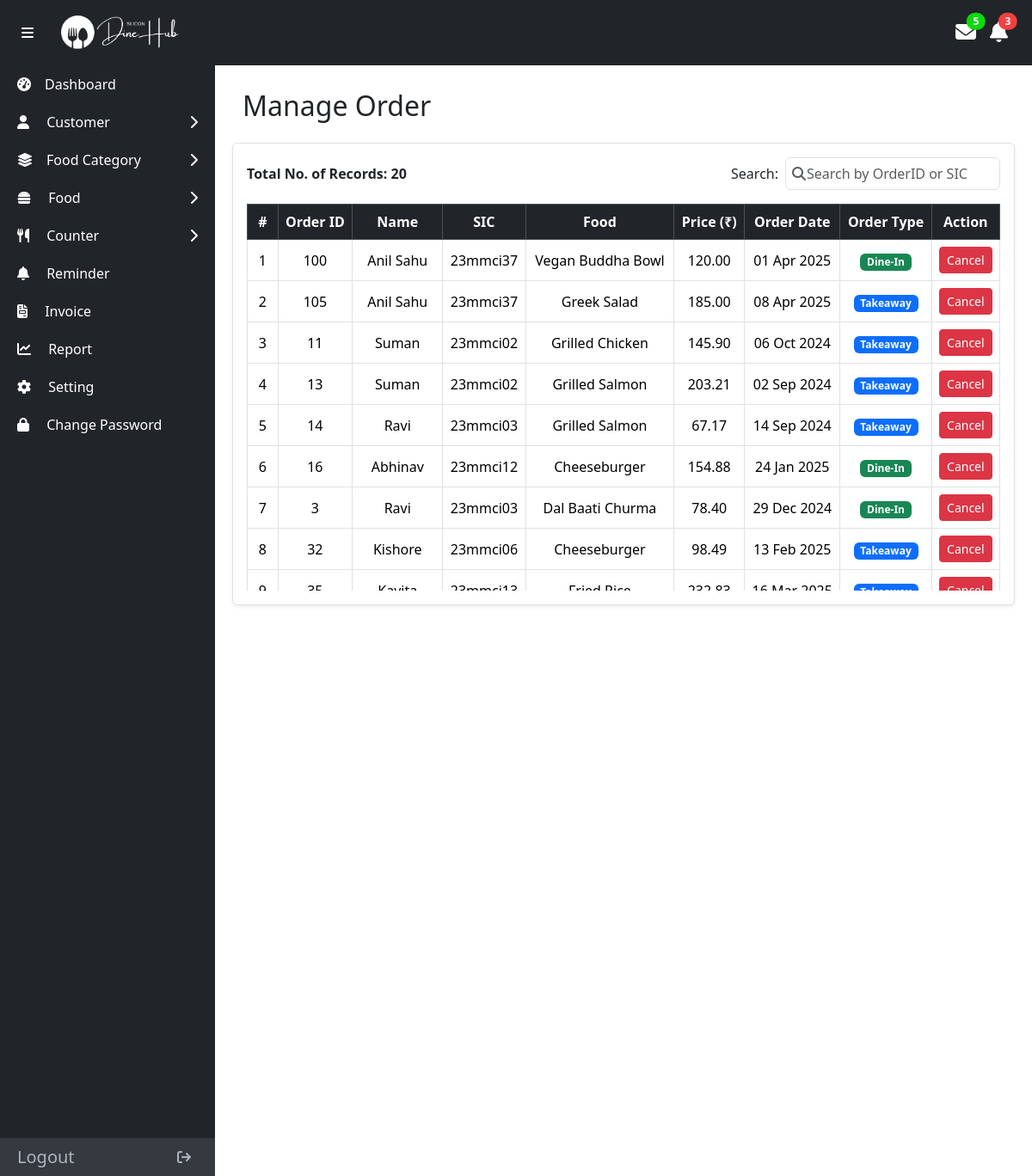
The page /admin/AdminManageOrders.php (signed in) on the database as committed earlier.
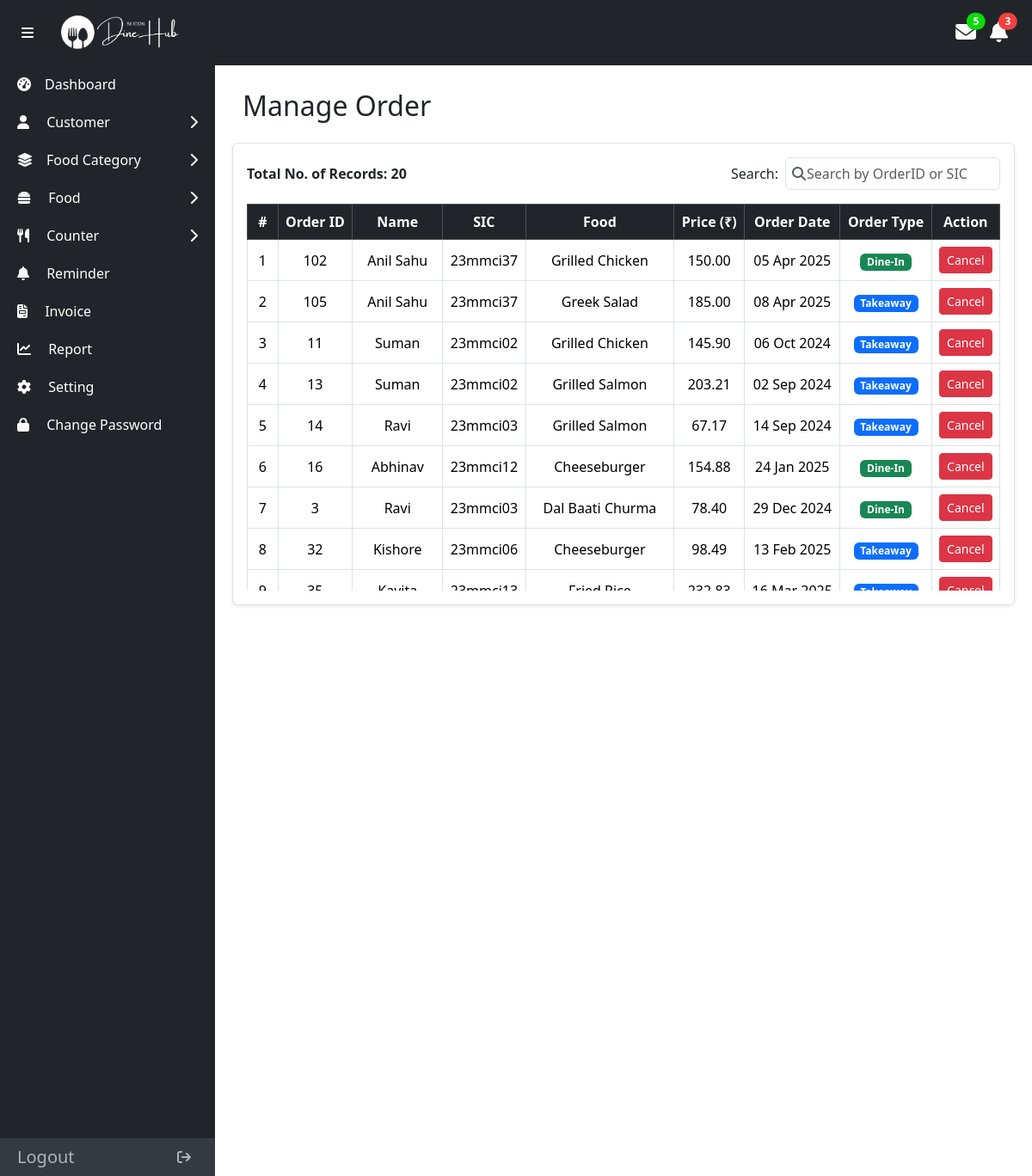
The same page on the database as committed later.
### tables this page shows
CREATE TABLE `order_table` (
  `id` int(11) NOT NULL,
  `orderID` varchar(11) NOT NULL,
  `studentID` int(11) DEFAULT NULL,
  `foodID` int(11) DEFAULT NULL,
  `quantity` varchar(255) NOT NULL,
  `orderType` varchar(255) NOT NULL,
  `price` varchar(255) NOT NULL,
  `createdAt` date NOT NULL,
  `updatedAt` date NOT NULL,
  `status` varchar(15) NOT NULL
);

CREATE TABLE `student` (
  `studentID` int(11) NOT NULL,
  `sic` varchar(255) NOT NULL,
  `seID` int(11) DEFAULT NULL,
  `name` varchar(255) NOT NULL,
  `dob` date NOT NULL,
  `password` varchar(128) NOT NULL,
  `isActive` varchar(5) NOT NULL
);

CREATE TABLE `food` (
  `foodID` int(11) NOT NULL,
  `foodCategoryID` int(11) DEFAULT NULL,
  `name` varchar(255) NOT NULL,
  `image` varchar(255) NOT NULL,
  `description` varchar(255) NOT NULL,
  `price` double(10,2) NOT NULL,
  `type` varchar(255) NOT NULL,
  `isAvailable` varchar(5) NOT NULL
);

### dbFunctions/orderHistorydb.php (called while the page is built, shortened)
<?php
function totalNoPendingOrder() {
    $conn = null;
    $stmt = null;
    try {
        $conn = dbConnection();
        $stmt = $conn->prepare("SELECT COUNT(*) AS totalOrder FROM order_table WHERE status = 'pending'");
        $stmt->execute();
        $result = $stmt->get_result();
        if ($result && $result->num_rows > 0) {
            $row = $result->fetch_assoc();
            return $row['totalOrder'];
        } else {
            return 0;
        }
    } catch (Exception $e) {
        error_log("Error in totalOrder: " . $e->getMessage());
        return 0;
    } finally {
        if (isset($stmt)) {
            $stmt->close();
        }
        if (isset($conn)) {
            $conn->close();
        }
    }
}
function getAllPendingOrders() {
    $conn = null;
    $stmt = null;
    try {
        $conn = dbConnection();
        $stmt = $conn->prepare("SELECT * FROM order_table WHERE status IN ('pending') ORDER BY orderID");
        $stmt->execute();
        $res = $stmt->get_result();
        if($res->num_rows>0){
            return $res;
        }else{
            return "error";
        }
    } catch (Exception $e) {
        error_log($e->getMessage());
        return "error: " . $e->getMessage();
    } finally{
        $stmt->close();
        $conn->close();
    }
}
?>

### dbFunctions/studentdb.php (called while the page is built, shortened)
<?php
function getStudentNameByStudentID($studentID){
    try{
        $studentID = trim($studentID);
        $conn = dbConnection();
        $stmt = $conn->prepare("SELECT name FROM student WHERE studentID = ?");
        $stmt->bind_param("s",$studentID);
        $stmt->execute();
        $result = $stmt->get_result();
        if ($result->num_rows > 0) {
            $row = $result->fetch_assoc();
            return $row['name'];
        }else{
            return "error";
        }
    } catch (Exception $e) {
        return $e->getMessage();
    }
}
function getStudentSicByStudentID($studentID){
    try{
        $studentID = trim($studentID);
        $conn = dbConnection();
        $stmt = $conn->prepare("SELECT sic FROM student WHERE studentID = ?");
        $stmt->bind_param("s",$studentID);
        $stmt->execute();
        $result = $stmt->get_result();
        if ($result->num_rows > 0) {
            $row = $result->fetch_assoc();
            return $row['sic'];
        }else{
            return "error";
        }
    } catch (Exception $e) {
        return $e->getMessage();
    }
}
?>

### dbFunctions/fooddb.php (called while the page is built, shortened)
<?php
function getFoodNameByFoodId($foodID){
    try{
        $foodID = trim($foodID);
        $conn = dbConnection();
        $stmt = $conn->prepare("SELECT name FROM food WHERE foodID = ?");
        $stmt->bind_param("s",$foodID);
        $stmt->execute();
        $result = $stmt->get_result();
        if ($result->num_rows > 0) {
            $row = $result->fetch_assoc();
            return $row['name'];
        }else{
            return "error";
        }
    } catch (Exception $e) {
        return $e->getMessage();
    }
}
?>

### admin/AdminManageOrders.php (the view, shortened to what this page needs)
<?php
include_once "adminNavbar.php";
require_once "../dbFunctions/studentdb.php";
require_once "../dbFunctions/fooddb.php";
require_once "../dbFunctions/orderHistorydb.php";
?>
<section class="content w-100">
    <div class="container-fluid mt-4">
        <div class="row">
            <div class="col-12 mb-3 d-flex justify-content-between align-items-center">
                <h2 class="">Manage Order</h2>
            </div>
            <div class="col-12 bg-white border shadow-sm rounded p-3">
                <div class="row align-items-center mb-3">
                    <div class="col-md-6 fw-semibold">
                        Total No. of Records: <?= totalNoPendingOrder(); ?>
                    </div>
                    <div class="col-md-6 d-flex justify-content-md-end align-items-center">
                        <label for="searchInput" class="me-2 fw-medium mb-0">Search:</label>
                        <div class="position-relative" style="width: 250px;">
                            <i class="fas fa-search position-absolute top-50 start-0 translate-middle-y ms-2 text-muted"></i>
                            <input type="text"
                                   id="searchInput"
                                   class="form-control ps-4"
                                   placeholder="Search by OrderID or SIC">
                        </div>
                    </div>
                </div>
                <div class="table-responsive" style="max-height: 450px; overflow-y: auto;">
                    <table class="table table-bordered table-hover text-center align-middle" id="myTable">
                        <thead class="table-dark text-white sticky-top">
                            <tr>
                                <th>#</th>
                                <th>Order ID</th>
                                <th>Name</th>
                                <th>SIC</th>
                                <th>Food</th>
                                <th>Price (₹)</th>
                                <th>Order Date</th>
                                <th>Order Type</th>
                                <th>Action</th>
                            </tr>
                        </thead>
                        <tbody id="tableBody">
                            <?php
                                $result = getAllPendingOrders();
                                $sl = 1;
                                while($order = $result->fetch_assoc()){
                            ?>
                                <tr>
                                    <td><?= $sl++ ?></td>
                                    <td><?= $order['orderID']?></td>
                                    <td><?= getStudentNameByStudentID($order['studentID'])?></td>
                                    <td><?= getStudentSicByStudentID($order['studentID'])?></td>
                                    <td><?= getFoodNameByFoodId($order['foodID'])?></td>
                                    <td><?= number_format($order['price'], 2)?></td>
                                    <td><?= date('d M Y', strtotime($order['createdAt'])) ?></td>
                                    <td>
                                        <span class="badge bg-<?= strtolower($order['orderType']) === 'dine-in' ? 'success' : 'primary' ?>">
                                            <?= $order['orderType'] ?>
                                        </span>
                                    </td>
                                    <td>
                                        <a href="../dbFunctions/cancelOrder.php?orderID=<?= $order['orderID']?>&status=cancel" class="btn btn-sm btn-danger">Cancel</a>
                                    </td>
                                </tr>
                            <?php } ?>
                        </tbody>
                    </table>
                </div>
            </div>
        </div>
    </div>
</section>
<?php include_once "adminFooter.php"; ?>

### admin/adminNavbar.php (shortened to what this page needs)
<!DOCTYPE html>
<html lang="en">
<head>
  <link href="./../assets/bootstrap/bootstrap.min.css" rel="stylesheet" />
  <link rel="stylesheet" href="./../assets/fontawesome/all.css">
  <link href="./../assets/css/AdminCss/style.css" rel="stylesheet" />
  <link href="./../assets/css/AdminCss/foodManage.css" rel="stylesheet" />
  <link href="./../assets/toastr/toastr.min.css" rel="stylesheet">
</head>
<body>
    <nav class="navbar navbar-expand-lg navbar-dark bg-dark">
        <div class="container-fluid">
        <button class="btn btn-dark" id="sidebarToggler">
            <i class="fa-solid fa-bars"></i>
        </button>
        <a class="navbar-brand ps-3" href="./index.php">
            <img src="./../assets/images/logo.png" alt="logo" />
        </a>
        <div class="d-flex justify-content-center align-items-center ms-auto">
            <div class="me-3 position-relative">
            <a href="#" class="text-decoration-none">
                <i class="fa-solid fa-envelope" style="font-size: 1.5rem; color: white"></i>
                <span class="position-absolute me-2 top-0 start-100 translate-middle badge rounded-pill"
                id="notification" style="background-color: rgb(11, 218, 11)">5</span>
            </a>
            </div>
            <div class="me-3 position-relative">
            <a href="#" class="text-decoration-none">
                <i class="fa-solid fa-bell" style="font-size: 1.5rem; color: white"></i>
                <span class="position-absolute me-2 top-0 start-100 translate-middle badge rounded-pill"
                id="notification" style="background-color: rgb(243, 64, 64)">3</span>
            </a>
            </div>
        </div>
        </div>
    </nav>
    <aside class="sidebar bg-dark text-white d-flex flex-column justify-content-between position-fixed top-0 start-0 min-vh-100">
        <div>
            <div>
                <a href="./index.php" class="mt-3 text-white text-decoration-none d-flex align-items-center justify-content-between">
                    <div><i class="fas fa-tachometer-alt me-3"></i>Dashboard</div>
                </a>
            </div>
            <div>
                <a href="#customer" class="dropdown-toggle text-white text-decoration-none d-flex align-items-center justify-content-between" data-bs-toggle="collapse">
                    <div><i class="fa-solid fa-user me-3"></i> Customer</div>
                    <i class="fa-solid fa-chevron-right toggle-icon"></i>
                </a>
            </div>
            <div>
                <a href="#foodCategory" class="dropdown-toggle text-white text-decoration-none d-flex align-items-center justify-content-between" data-bs-toggle="collapse">
                    <div><i class="fa-solid fa-layer-group me-3"></i>Food Category</div>
                    <i class="fa-solid fa-chevron-right toggle-icon"></i>
                </a>
            </div>
            <div>
                <a href="#food" class="dropdown-toggle text-white text-decoration-none d-flex align-items-center justify-content-between" data-bs-toggle="collapse">
                    <div><i class="fa-solid fa-burger me-3"></i> Food</div>
                    <i class="fa-solid fa-chevron-right toggle-icon"></i>
                </a>
            </div>
            <div>
                <a href="#counter" class="dropdown-toggle text-white text-decoration-none d-flex align-items-center justify-content-between" data-bs-toggle="collapse">
                    <div><i class="fa-solid fa-utensils me-3"></i> Counter</div>
                    <i class="fa-solid fa-chevron-right toggle-icon"></i>
                </a>
            </div>
            <div>
                <a href="#dashboard" class="text-white text-decoration-none d-flex align-items-center justify-content-between">
                    <div><i class="fa-solid fa-bell me-3"></i> Reminder</div>
                </a>
            </div>
            <div>
                <a href="#dashboard" class="text-white text-decoration-none d-flex align-items-center justify-content-between">
                    <div><i class="fas fa-file-invoice me-3"></i> Invoice</div>
                </a>
            </div>
            <div>
                <a href="#dashboard" class="text-white text-decoration-none d-flex align-items-center justify-content-between">
                    <div><i class="fas fa-chart-line me-3"></i> Report</div>
                </a>
            </div>
            <div>
                <a href="#dashboard" class="text-white text-decoration-none d-flex align-items-center justify-content-between">
                    <div><i class="fa-solid fa-gear me-3"></i> Setting</div>
                </a>
            </div>
            <div>
                <a href="./changeAdminPassword.php" class="text-white text-decoration-none d-flex align-items-center justify-content-between">
                    <div><i class="fas fa-lock me-3"></i> Change Password</div>
                </a>
            </div>
        </div>
        <div class="sidebar-footer">
            <a href="#" id="logoutBtn" class="text-decoration-none d-flex align-items-center justify-content-between w-100" style="color: #adb5bd;">
                <h5 class="my-0">Logout</h5>
                <div><i class="fa-solid fa-arrow-right-from-bracket mx-2"></i></div>
            </a>
        </div>
    </aside>

### admin/adminFooter.php (shortened to what this page needs)
  </body>
</html>

### assets/css/AdminCss/style.css (style rules this page uses)
* { padding: 0; margin: 0; box-sizing: border-box; }
body { display: flex; height: 100vh; overflow: hidden; }
.navbar { position: fixed; top: 0; left: 0; width: 100%; z-index: 1050; }
.navbar-brand img { height: 50px; }
.content { margin-left: 250px; margin-top: 60px; padding: 20px; transition: margin-left 0.3s; }
.sidebar { width: 250px; padding-top: 60px; transition: all 0.3s; }
.sidebar a { padding: 10px 20px; }
.toggle-icon { transition: transform 0.3s ease-in-out; }
.sidebar-footer { background-color: #343a40; }
.dropdown-toggle::after { display: none; }

Rows that differ between the two databases and show on the page:
no longer on this page (row edited): order_table: orderID "100", studentID.name "Anil Sahu", studentID.sic "23mmci37", foodID.name "Vegan Buddha Bowl", price "120.00", createdAt "01 Apr 2025", orderType "Dine-In"
now on this page (row edited): order_table: orderID "102", studentID.name "Anil Sahu", studentID.sic "23mmci37", foodID.name "Grilled Chicken", price "150.00", createdAt "05 Apr 2025", orderType "Dine-In"
